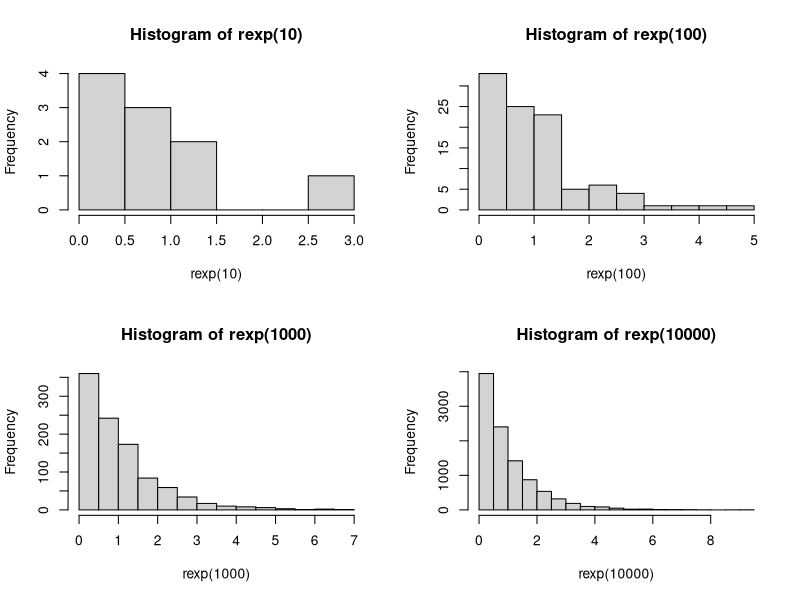

Write R code to recreate this figure.
#A
lambda = 3
set.seed(1)
rexp(lambda)

#B
par(mfrow = c(2,2))

set.seed(1)
hist(rexp(10))

set.seed(1)
hist(rexp(100))

set.seed(1)
hist(rexp(1000))

set.seed(1)
hist(rexp(10000))

#C
# 5c
lambda = 3
set.seed(1)
rataan <- 1 / lambda
rataan
set.seed(1)
varian <- 1 / (lambda * lambda)
varian
